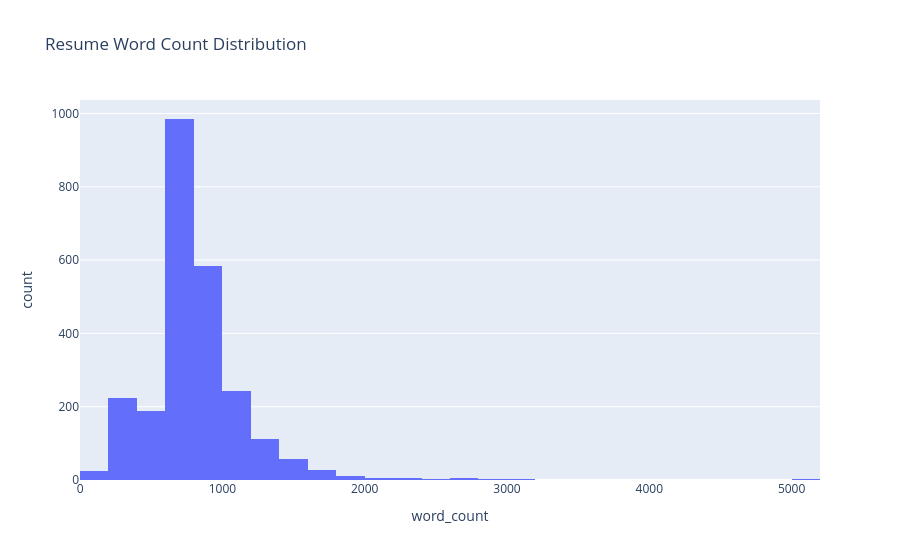

Write notebook code for a chart like this one.
### Code cell
# Interactive word count distribution

fig = px.histogram(
    df,
    x="word_count",
    nbins=30,
    title="Resume Word Count Distribution"
)

fig.show()

### Figure 1 — Plotly figure (JSON) as saved in the notebook; plotly's stock layout.template omitted (floating-point values rounded to 4 significant figures; data arrays with more than 128 entries replaced by an {"elided": "..."} marker saying what was removed)
{"data": [{"bingroup": "x", "hovertemplate": "word_count=%{x}<br>count=%{y}<extra></extra>", "legendgroup": "", "marker": {"color": "#636efa", "pattern": {"shape": ""}}, "name": "", "nbinsx": 30, "orientation": "v", "showlegend": false, "type": "histogram", "x": {"elided": "2484 int values"}, "xaxis": "x", "yaxis": "y"}], "layout": {"barmode": "relative", "legend": {"tracegroupgap": 0}, "title": {"text": "Resume Word Count Distribution"}, "xaxis": {"anchor": "y", "domain": [0, 1], "title": {"text": "word_count"}}, "yaxis": {"anchor": "x", "domain": [0, 1], "title": {"text": "count"}}}}
